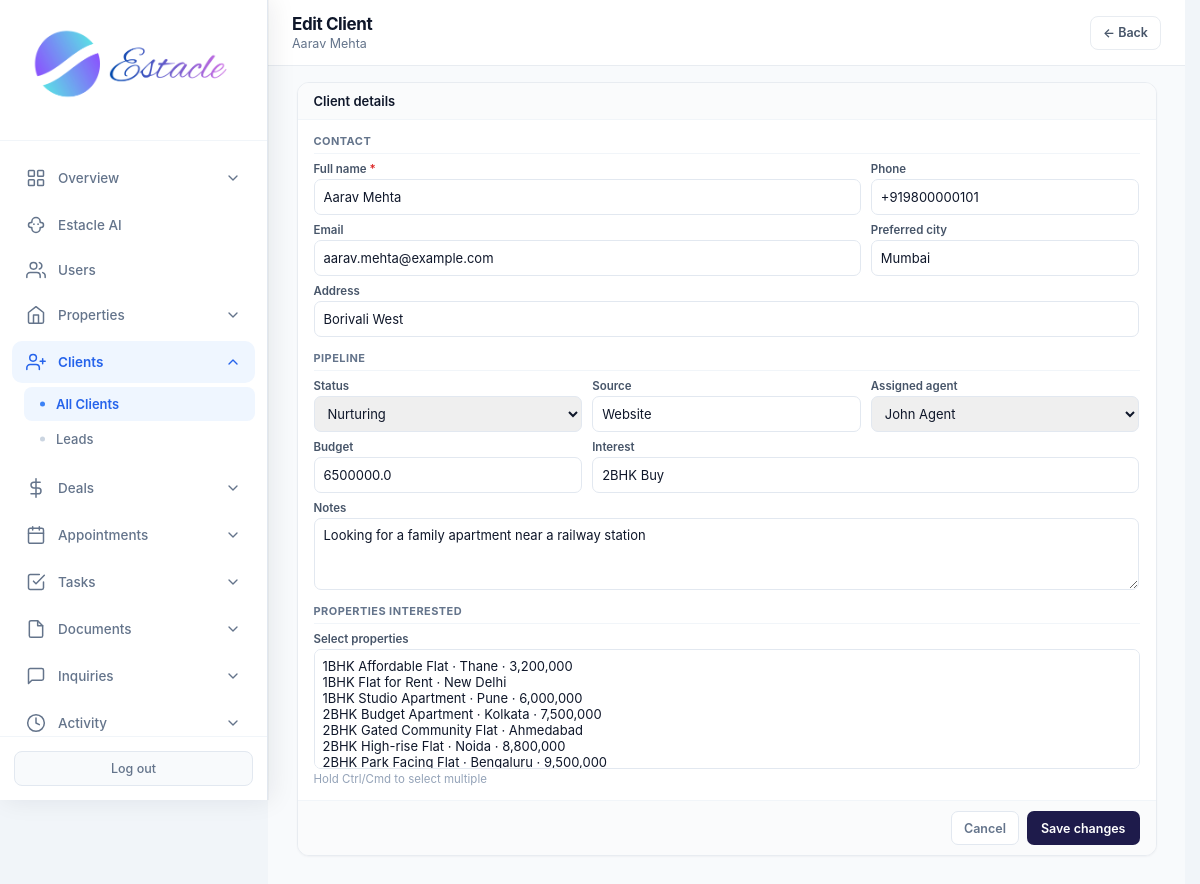
/admin/clients/8/edit (signed in), run on the app's committed database.
### tables this page shows
CREATE TABLE clients (
            id INTEGER PRIMARY KEY AUTOINCREMENT,
            full_name TEXT NOT NULL,
            email TEXT,
            phone TEXT,
            status TEXT DEFAULT 'lead',
            notes TEXT,
            agent_id INTEGER,
            created_at TIMESTAMP DEFAULT CURRENT_TIMESTAMP, source TEXT, budget REAL, interest TEXT, preferred_city TEXT, address TEXT, updated_at TIMESTAMP, user_id INTEGER,
            FOREIGN KEY (agent_id) REFERENCES users (id)
        );

CREATE TABLE users (
            id INTEGER PRIMARY KEY AUTOINCREMENT,
            email TEXT UNIQUE NOT NULL,
            password TEXT NOT NULL,
            full_name TEXT NOT NULL,
            role TEXT NOT NULL CHECK(role IN ('admin', 'agent', 'customer')),
            phone TEXT,
            created_at TIMESTAMP DEFAULT CURRENT_TIMESTAMP,
            is_active INTEGER DEFAULT 1
        , avatar TEXT, last_seen TIMESTAMP, job_title TEXT, department TEXT, employee_id TEXT, license_no TEXT, commission_rate REAL, alt_phone TEXT, address TEXT, city TEXT, state TEXT, country TEXT, postal_code TEXT, notes TEXT, hire_date TEXT, timezone TEXT);

### routes/admin/clients.py (the view, shortened to what this page needs)
@admin.route('/admin/clients/<int:client_id>/edit', methods=['GET', 'POST'])
@login_required
@role_required('admin')
def admin_edit_client(client_id):
    db = get_db()
    migrate_db()
    client = db.execute('SELECT * FROM clients WHERE id = ?', (client_id,)).fetchone()
    if not client:
        flash('Client not found.', 'danger')
        return redirect(url_for('admin.admin_clients'))
    agents = db.execute(
        "SELECT id, full_name FROM users WHERE role = 'agent' AND is_active = 1 ORDER BY full_name"
    ).fetchall()
    properties = db.execute(
        "SELECT id, title, city, price, status FROM properties ORDER BY title"
    ).fetchall()
    selected_props = {
        r['property_id']
        for r in db.execute(
            'SELECT property_id FROM client_properties WHERE client_id = ?', (client_id,)
        ).fetchall()
    }
    return render_template(
        'admin_edit_client.html',
        client=client,
        agents=agents,
        properties=properties,
        selected_props=selected_props,
    )

### core/db.py (called while the page is built)
def get_db():
    if 'db' not in g:
        g.db = sqlite3.connect(current_app.config['DATABASE'])
        g.db.row_factory = sqlite3.Row
    return g.db

### core/helpers.py (called while the page is built)
def login_required(f):
    @wraps(f)
    def decorated_function(*args, **kwargs):
        if 'user_id' not in session:
            flash('Please log in to access this page.', 'warning')
            return redirect(url_for('auth.login'))
        return f(*args, **kwargs)
    return decorated_function

def role_required(*roles):
    def decorator(f):
        @wraps(f)
        def decorated_function(*args, **kwargs):
            if 'user_id' not in session:
                flash('Please log in to access this page.', 'warning')
                return redirect(url_for('auth.login'))
            if session.get('role') not in roles:
                flash('You do not have permission to access this page.', 'danger')
                return redirect(url_for('auth.role_redirect'))
            return f(*args, **kwargs)
        return decorated_function
    return decorator

### templates/admin_edit_client.html (shortened to what this page needs)
<!DOCTYPE html>
<html lang="en">
<head>
<link rel="stylesheet" href="{{ url_for('static', filename='css/admin.css') }}">
</head>
<body>
<div class="app-layout">
{% set active = 'clients' %}
{% include 'partials/admin_sidebar.html' %}
<main class="main-content">
<header class="top-bar dash-top">
  <div>
    <h1 class="page-title">Edit Client</h1>
    <p class="page-subtitle">{{ client.full_name }}</p>
  </div>
  <a href="{{ url_for('admin.admin_client_detail', client_id=client.id) }}" class="btn-back">← Back</a>
</header>
<div class="page-wrap">
<form method="POST" class="panel">
  <div class="panel-hd">Client details</div>
  <div class="panel-bd">
    <p class="sec">Contact</p>
    <div class="g">
      <div class="fg s2">
        <label>Full name <span class="r">*</span></label>
        <input type="text" name="full_name" required value="{{ client.full_name or '' }}">
      </div>
      <div class="fg">
        <label>Phone</label>
        <input type="text" name="phone" value="{{ client.phone or '' }}">
      </div>
      <div class="fg s2">
        <label>Email</label>
        <input type="email" name="email" value="{{ client.email or '' }}">
      </div>
      <div class="fg">
        <label>Preferred city</label>
        <input type="text" name="preferred_city" value="{{ client.preferred_city or '' }}">
      </div>
      <div class="fg s3">
        <label>Address</label>
        <input type="text" name="address" value="{{ client.address or '' }}">
      </div>
    </div>
    <p class="sec">Pipeline</p>
    <div class="g">
      <div class="fg">
        <label>Status</label>
        <select name="status">
          {% for s in ['lead','contacted','nurturing','closed','lost'] %}
          <option value="{{ s }}" {% if client.status == s or (s == 'nurturing' and client.status in ['qualified','negotiation']) %}selected{% endif %}>{{ s|capitalize }}</option>
          {% endfor %}
        </select>
      </div>
      <div class="fg">
        <label>Source</label>
        <input type="text" name="source" value="{{ client.source or '' }}">
      </div>
      <div class="fg">
        <label>Assigned agent</label>
        <select name="agent_id">
          {% for a in agents %}
          <option value="{{ a.id }}" {% if client.agent_id == a.id %}selected{% endif %}>{{ a.full_name }}</option>
          {% endfor %}
        </select>
      </div>
      <div class="fg">
        <label>Budget</label>
        <input type="number" name="budget" min="0" step="any" value="{{ client.budget if client.budget is not none else '' }}">
      </div>
      <div class="fg s2">
        <label>Interest</label>
        <input type="text" name="interest" value="{{ client.interest or '' }}">
      </div>
      <div class="fg s3">
        <label>Notes</label>
        <textarea name="notes">{{ client.notes or '' }}</textarea>
      </div>
    </div>
    <p class="sec">Properties interested</p>
    <div class="fg s3">
      <label>Select properties</label>
      <select name="property_ids" multiple size="6">
        {% for p in properties %}
        <option value="{{ p.id }}" {% if p.id in selected_props %}selected{% endif %}>
        </option>
        {% endfor %}
      </select>
      <p class="hint">Hold Ctrl/Cmd to select multiple</p>
    </div>
  </div>
  <div class="panel-ft">
    <a href="{{ url_for('admin.admin_client_detail', client_id=client.id) }}" class="btn-cancel">Cancel</a>
    <button type="submit" class="btn-save">Save changes</button>
  </div>
</form>
</div>
</main>
</div>
</body>
</html>

### static/css/admin.css (style rules this page uses)
* { margin: 0; padding: 0; box-sizing: border-box; }
body { font-family: -apple-system, BlinkMacSystemFont, 'Segoe UI', Roboto, 'Helvetica Neue', Arial, sans-serif; background: #f1f5f9; color: #0f172a; min-height: 100vh; }
.app-layout { display: flex; min-height: 100vh; }
.main-content { flex: 1; margin-left: 268px; min-height: 100vh; }
.top-bar { background: white; padding: 18px 32px; border-bottom: 1px solid #e2e8f0; display: flex; justify-content: space-between; align-items: center; }
.page-title { font-family: 'Inter', sans-serif; font-size: 22px; font-weight: 700; letter-spacing: -0.4px; color: #0f172a; }
.page-subtitle { font-size: 13px; color: #64748b; margin-top: 2px; font-weight: 400; }
.panel { background: white; border-radius: 14px; border: 1px solid #e2e8f0; overflow: hidden; }
html { scrollbar-gutter: stable; }
.app-layout > :not(.sidebar):not(script):not(style) { animation: estacle-page-in 200ms cubic-bezier(0.22, 0.61, 0.36, 1) backwards; }

### templates/admin_edit_client.html (style rules this page uses)
html, body { height: 100%; }
.main-content { display: flex; flex-direction: column; min-height: 100vh; padding-bottom: 0 !important; background: #f8fafc; }
.top-bar.dash-top { display: flex; align-items: center; justify-content: space-between; padding: 14px 24px !important; background: #fff; border-bottom: 1px solid #e8ecf1; box-shadow: none; gap: 12px; flex-wrap: wrap; flex-shrink: 0; }
.dash-top .page-title { font-size: 17px; font-weight: 700; color: #0f172a; margin: 0; }
.dash-top .page-subtitle { font-size: 12.5px; color: #64748b; margin: 2px 0 0; }
.btn-back { display: inline-flex; align-items: center; height: 34px; padding: 0 12px; background: #fff; color: #475569; border: 1px solid #e8ecf1; border-radius: 8px; font-size: 12.5px; font-weight: 600; text-decoration: none; }
.page-wrap { flex: 1; padding: 16px 24px 28px; width: 100%; box-sizing: border-box; display: flex; flex-direction: column; align-items: center; }
.page-wrap > form.panel { width: 100%; max-width: 860px; }
.panel { background: #fff; border: 1px solid #e8ecf1; border-radius: 12px; overflow: hidden; display: flex; flex-direction: column; margin-bottom: 14px; box-shadow: 0 1px 2px rgba(15,23,42,0.04); }
.panel-hd { padding: 10px 16px; border-bottom: 1px solid #f1f5f9; background: #fafbfc; font-size: 13px; font-weight: 600; color: #0f172a; }
.panel-bd { padding: 14px 16px; }
.panel-ft { padding: 10px 16px; border-top: 1px solid #f1f5f9; background: #fafbfc; display: flex; gap: 8px; justify-content: flex-end; }
.sec { font-size: 11px; font-weight: 700; color: #64748b; text-transform: uppercase; letter-spacing: 0.04em; margin: 14px 0 8px; padding-bottom: 5px; border-bottom: 1px solid #f1f5f9; }
.sec:first-child { margin-top: 0; }
.g { display: grid; grid-template-columns: repeat(3, 1fr); gap: 8px 10px; }
.g .s2 { grid-column: span 2; }
.g .s3 { grid-column: 1 / -1; }
.fg { display: flex; flex-direction: column; gap: 3px; }
.fg label { font-size: 11.5px; font-weight: 600; color: #475569; }
.fg label .r { color: #dc2626; }
.fg input, .fg select, .fg textarea { height: 36px; padding: 0 9px; border: 1px solid #e2e8f0; border-radius: 7px; font-size: 13px; font-family: inherit; color: #0f172a; outline: none; width: 100%; box-sizing: border-box; }
.fg textarea { height: 72px; padding: 8px 9px; resize: vertical; }
.fg select[multiple] { height: auto; min-height: 120px; padding: 8px; }
.btn-cancel { height: 34px; padding: 0 12px; background: #fff; border: 1px solid #e2e8f0; border-radius: 7px; font-size: 12.5px; font-weight: 600; color: #64748b; text-decoration: none; display: inline-flex; align-items: center; }
.btn-save { height: 34px; padding: 0 14px; background: #1e1b4b; border: none; border-radius: 7px; font-size: 12.5px; font-weight: 600; color: #fff; cursor: pointer; font-family: inherit; }
.hint { font-size: 11.5px; color: #94a3b8; }

### data on the page
clients: full_name "Aarav Mehta", phone "+919800000101", email "aarav.mehta@example.com", preferred_city "Mumbai", address "Borivali West", status "Nurturing", source "Website", agent_id "John Agent", budget "6500000.0", interest "2BHK Buy", notes "Looking for a family apartment near a railway station"
